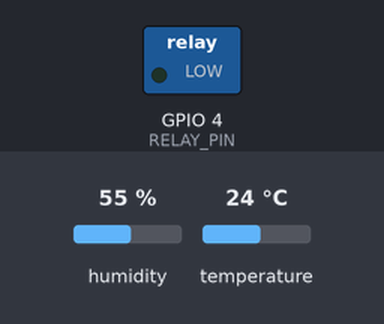
This program was run on a simulated ESP32. Shown: switched loads named in the program (green lamp = pin HIGH). The inputs (shaded band) are chosen by the test bench; at power-on: temperature 24 °C, humidity 55 %. What the program prints to the serial monitor is not drawn.

Above: at 3.2 s.
3.3 s: temperature set to 24.6 °C
6.0 s: temperature set to 25.6 °C
At 6.3 s:
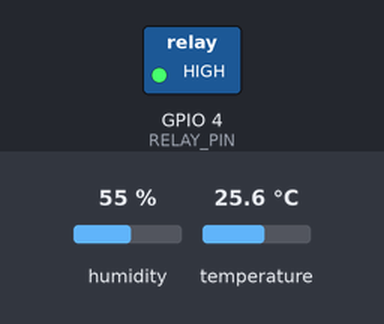
8.7 s: temperature set to 12 °C
At 11.1 s:
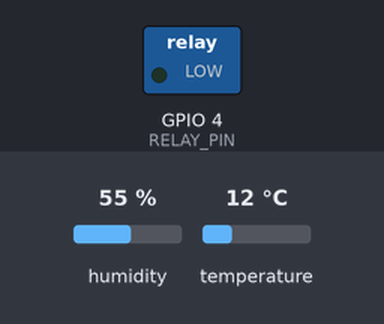
11.5 s: temperature set to 28 °C
At 12.9 s:
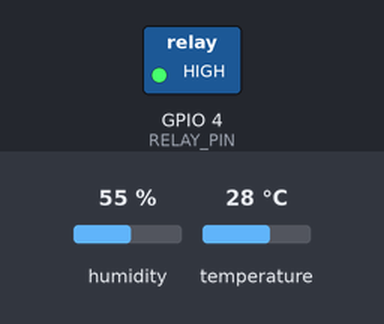
Timing chart, 0 to 14.5 s (numbered marks = the images above; inputs shaded):
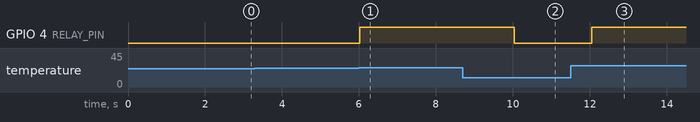

Measured:
- the behaviour switches between 25 and 25.1 °C on temperature (found by bisection; images 0 and 1)
- after the input at 3.3 s, every drawn part: stays the same
- after the input at 6.0 s, GPIO 4 (RELAY_PIN): LOW → HIGH at once
- after the input at 8.7 s, GPIO 4 (RELAY_PIN): HIGH → LOW after 1.3 s
- after the input at 11.5 s, GPIO 4 (RELAY_PIN): LOW → HIGH after 0.54 s

The program:

main.cpp
```cpp
#include <Arduino.h>
#include <DHT.h>

#define DHTPIN 15        // DHT22 Signal pin
#define DHTTYPE DHT22
#define RELAY_PIN 4      // Relay IN pin

DHT dht(DHTPIN, DHTTYPE);

void setup() {
  Serial.begin(115200);
  Serial.println("ESP1 DHT22 Temperature Monitor Started");

  // Initialize DHT sensor
  dht.begin();

  // Initialize relay pin
  pinMode(RELAY_PIN, OUTPUT);
  digitalWrite(RELAY_PIN, LOW); // Start with relay OFF

  // Give DHT sensor time to stabilize
  delay(2000);
  Serial.println("DHT22 sensor initialized");
}

void loop() {
  Serial.println("Reading DHT22 sensor...");

  // Read temperature and humidity
  float temp = dht.readTemperature();
  float hum = dht.readHumidity();

  // Check if readings are valid
  if (isnan(temp) || isnan(hum)) {
    Serial.println("❌ Failed to read from DHT sensor!");
    Serial.println("   Check wiring and sensor connection");
    delay(3000); // Wait longer before retry
    return;
  }

  // Display readings
  Serial.print("🌡️ Temperature: ");
  Serial.print(temp);
  Serial.print("°C, 💧 Humidity: ");
  Serial.print(hum);
  Serial.println("%");

  // Control relay based on temperature
  if (temp > 25.0) { // Lowered threshold for testing
    digitalWrite(RELAY_PIN, HIGH);
    Serial.println("🚨 Relay ON (Temperature > 25°C)");
  } else {
    digitalWrite(RELAY_PIN, LOW);
    Serial.println("✅ Relay OFF (Temperature <= 25°C)");
  }

  delay(2000); // Wait 2 seconds between readings
}
```
